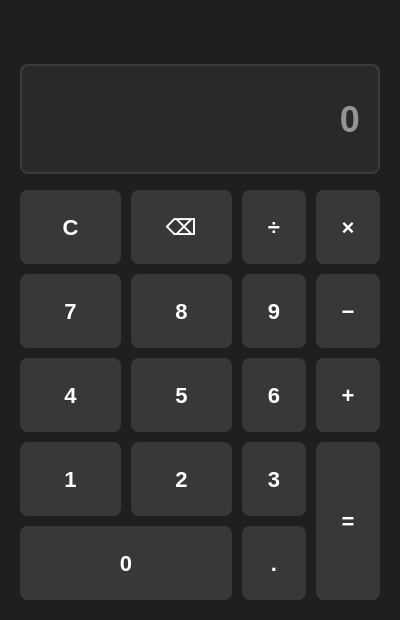
<?xml version="1.0" encoding="UTF-8"?>
<ui version="4.0">
 <class>MainWindow</class>
 <widget class="QMainWindow" name="MainWindow">
  <property name="geometry">
   <rect>
    <x>0</x>
    <y>0</y>
     <width>400</width>
     <height>620</height>
    </rect>
   </property>
   <property name="minimumSize">
    <size>
     <width>380</width>
     <height>560</height>
    </size>
   </property>
   <property name="windowTitle">
    <string>计算器</string>
   </property>
   <property name="styleSheet">
    <string>QMainWindow {
    background-color: #1f1f1f;
}
QWidget#centralwidget {
    background-color: #1f1f1f;
}
QLabel#expressionLabel {
    color: #bdbdbd;
    font-size: 15px;
    padding: 0px 8px 0px 8px;
}
QLineEdit#displayLineEdit {
    min-height: 86px;
    background-color: #292929;
    color: #ffffff;
    border: 2px solid #3b3b3b;
    border-radius: 8px;
    padding: 10px 16px 10px 16px;
    font-size: 36px;
    font-weight: 600;
}
QLineEdit#displayLineEdit[error="true"] {
    color: #ffb4ab;
    border: 2px solid #ffb4ab;
}
QPushButton {
    min-width: 64px;
    min-height: 56px;
    border: none;
    border-radius: 8px;
    background-color: #383838;
    color: #ffffff;
    font-size: 22px;
    font-weight: 500;
}
QPushButton:hover {
    background-color: #454545;
}
QPushButton:pressed {
    background-color: #505050;
}
QPushButton[role="digit"] {
    background-color: #3b3b3b;
    font-size: 23px;
}
QPushButton[role="operator"] {
    background-color: #2f2f2f;
    color: #75d0ff;
    font-size: 24px;
}
QPushButton[role="operator"]:hover {
    background-color: #3b3b3b;
}
QPushButton[role="action"] {
    background-color: #2b2b2b;
    color: #d8d8d8;
    font-size: 18px;
}
QPushButton[role="equals"] {
    background-color: #0f6cbd;
    border: 2px solid #75d0ff;
    color: #ffffff;
    font-size: 28px;
}
QPushButton[role="equals"]:hover {
    background-color: #0d5fa6;
}
QPushButton[role="equals"]:pressed {
    background-color: #0b4f8a;
}</string>
   </property>
   <widget class="QWidget" name="centralwidget">
    <layout class="QVBoxLayout" name="mainVerticalLayout">
     <property name="spacing">
      <number>16</number>
     </property>
     <property name="leftMargin">
      <number>20</number>
     </property>
     <property name="topMargin">
      <number>20</number>
     </property>
     <property name="rightMargin">
      <number>20</number>
     </property>
     <property name="bottomMargin">
      <number>20</number>
     </property>
     <item>
      <widget class="QLabel" name="expressionLabel">
       <property name="minimumSize">
        <size>
         <width>0</width>
         <height>28</height>
        </size>
       </property>
       <property name="text">
        <string/>
       </property>
       <property name="alignment">
        <set>Qt::AlignRight|Qt::AlignVCenter</set>
       </property>
       <property name="textInteractionFlags">
        <set>Qt::NoTextInteraction</set>
       </property>
      </widget>
     </item>
     <item>
      <widget class="QLineEdit" name="displayLineEdit">
       <property name="focusPolicy">
        <enum>Qt::NoFocus</enum>
       </property>
       <property name="maxLength">
        <number>32</number>
       </property>
       <property name="alignment">
        <set>Qt::AlignRight|Qt::AlignTrailing|Qt::AlignVCenter</set>
       </property>
       <property name="readOnly">
        <bool>true</bool>
       </property>
       <property name="placeholderText">
        <string>0</string>
       </property>
      </widget>
     </item>
     <item>
      <layout class="QGridLayout" name="keypadGridLayout">
       <property name="horizontalSpacing">
        <number>10</number>
       </property>
       <property name="verticalSpacing">
        <number>10</number>
       </property>
       <item row="0" column="0">
        <widget class="QPushButton" name="clearButton">
         <property name="sizePolicy">
          <sizepolicy hsizetype="Expanding" vsizetype="Expanding">
           <horstretch>1</horstretch>
           <verstretch>1</verstretch>
          </sizepolicy>
         </property>
         <property name="focusPolicy">
          <enum>Qt::NoFocus</enum>
         </property>
         <property name="toolTip">
          <string>清除 (Esc)</string>
         </property>
         <property name="text">
          <string>C</string>
         </property>
         <property name="role" stdset="0">
          <string>action</string>
         </property>
         <property name="inputToken" stdset="0">
          <string>C</string>
         </property>
        </widget>
       </item>
       <item row="0" column="1">
        <widget class="QPushButton" name="backspaceButton">
         <property name="sizePolicy">
          <sizepolicy hsizetype="Expanding" vsizetype="Expanding">
           <horstretch>1</horstretch>
           <verstretch>1</verstretch>
          </sizepolicy>
         </property>
         <property name="focusPolicy">
          <enum>Qt::NoFocus</enum>
         </property>
         <property name="toolTip">
          <string>退格 (Backspace)</string>
         </property>
         <property name="text">
          <string>⌫</string>
         </property>
         <property name="role" stdset="0">
          <string>action</string>
         </property>
         <property name="inputToken" stdset="0">
          <string>Backspace</string>
         </property>
        </widget>
       </item>
       <item row="0" column="2">
        <widget class="QPushButton" name="divideButton">
         <property name="sizePolicy">
          <sizepolicy hsizetype="Expanding" vsizetype="Expanding">
           <horstretch>1</horstretch>
           <verstretch>1</verstretch>
          </sizepolicy>
         </property>
         <property name="focusPolicy">
          <enum>Qt::NoFocus</enum>
         </property>
         <property name="text">
          <string>÷</string>
         </property>
         <property name="role" stdset="0">
          <string>operator</string>
         </property>
         <property name="inputToken" stdset="0">
          <string>/</string>
         </property>
        </widget>
       </item>
       <item row="0" column="3">
        <widget class="QPushButton" name="multiplyButton">
         <property name="sizePolicy">
          <sizepolicy hsizetype="Expanding" vsizetype="Expanding">
           <horstretch>1</horstretch>
           <verstretch>1</verstretch>
          </sizepolicy>
         </property>
         <property name="focusPolicy">
          <enum>Qt::NoFocus</enum>
         </property>
         <property name="text">
          <string>×</string>
         </property>
         <property name="role" stdset="0">
          <string>operator</string>
         </property>
         <property name="inputToken" stdset="0">
          <string>*</string>
         </property>
        </widget>
       </item>
       <item row="1" column="0">
        <widget class="QPushButton" name="sevenButton">
         <property name="sizePolicy">
          <sizepolicy hsizetype="Expanding" vsizetype="Expanding">
           <horstretch>1</horstretch>
           <verstretch>1</verstretch>
          </sizepolicy>
         </property>
         <property name="focusPolicy">
          <enum>Qt::NoFocus</enum>
         </property>
         <property name="text">
          <string>7</string>
         </property>
         <property name="role" stdset="0">
          <string>digit</string>
         </property>
         <property name="inputToken" stdset="0">
          <string>7</string>
         </property>
        </widget>
       </item>
       <item row="1" column="1">
        <widget class="QPushButton" name="eightButton">
         <property name="sizePolicy">
          <sizepolicy hsizetype="Expanding" vsizetype="Expanding">
           <horstretch>1</horstretch>
           <verstretch>1</verstretch>
          </sizepolicy>
         </property>
         <property name="focusPolicy">
          <enum>Qt::NoFocus</enum>
         </property>
         <property name="text">
          <string>8</string>
         </property>
         <property name="role" stdset="0">
          <string>digit</string>
         </property>
         <property name="inputToken" stdset="0">
          <string>8</string>
         </property>
        </widget>
       </item>
       <item row="1" column="2">
        <widget class="QPushButton" name="nineButton">
         <property name="sizePolicy">
          <sizepolicy hsizetype="Expanding" vsizetype="Expanding">
           <horstretch>1</horstretch>
           <verstretch>1</verstretch>
          </sizepolicy>
         </property>
         <property name="focusPolicy">
          <enum>Qt::NoFocus</enum>
         </property>
         <property name="text">
          <string>9</string>
         </property>
         <property name="role" stdset="0">
          <string>digit</string>
         </property>
         <property name="inputToken" stdset="0">
          <string>9</string>
         </property>
        </widget>
       </item>
       <item row="1" column="3">
        <widget class="QPushButton" name="minusButton">
         <property name="sizePolicy">
          <sizepolicy hsizetype="Expanding" vsizetype="Expanding">
           <horstretch>1</horstretch>
           <verstretch>1</verstretch>
          </sizepolicy>
         </property>
         <property name="focusPolicy">
          <enum>Qt::NoFocus</enum>
         </property>
         <property name="text">
          <string>−</string>
         </property>
         <property name="role" stdset="0">
          <string>operator</string>
         </property>
         <property name="inputToken" stdset="0">
          <string>-</string>
         </property>
        </widget>
       </item>
       <item row="2" column="0">
        <widget class="QPushButton" name="fourButton">
         <property name="sizePolicy">
          <sizepolicy hsizetype="Expanding" vsizetype="Expanding">
           <horstretch>1</horstretch>
           <verstretch>1</verstretch>
          </sizepolicy>
         </property>
         <property name="focusPolicy">
          <enum>Qt::NoFocus</enum>
         </property>
         <property name="text">
          <string>4</string>
         </property>
         <property name="role" stdset="0">
          <string>digit</string>
         </property>
         <property name="inputToken" stdset="0">
          <string>4</string>
         </property>
        </widget>
       </item>
       <item row="2" column="1">
        <widget class="QPushButton" name="fiveButton">
         <property name="sizePolicy">
          <sizepolicy hsizetype="Expanding" vsizetype="Expanding">
           <horstretch>1</horstretch>
           <verstretch>1</verstretch>
          </sizepolicy>
         </property>
         <property name="focusPolicy">
          <enum>Qt::NoFocus</enum>
         </property>
         <property name="text">
          <string>5</string>
         </property>
         <property name="role" stdset="0">
          <string>digit</string>
         </property>
         <property name="inputToken" stdset="0">
          <string>5</string>
         </property>
        </widget>
       </item>
       <item row="2" column="2">
        <widget class="QPushButton" name="sixButton">
         <property name="sizePolicy">
          <sizepolicy hsizetype="Expanding" vsizetype="Expanding">
           <horstretch>1</horstretch>
           <verstretch>1</verstretch>
          </sizepolicy>
         </property>
         <property name="focusPolicy">
          <enum>Qt::NoFocus</enum>
         </property>
         <property name="text">
          <string>6</string>
         </property>
         <property name="role" stdset="0">
          <string>digit</string>
         </property>
         <property name="inputToken" stdset="0">
          <string>6</string>
         </property>
        </widget>
       </item>
       <item row="2" column="3">
        <widget class="QPushButton" name="plusButton">
         <property name="sizePolicy">
          <sizepolicy hsizetype="Expanding" vsizetype="Expanding">
           <horstretch>1</horstretch>
           <verstretch>1</verstretch>
          </sizepolicy>
         </property>
         <property name="focusPolicy">
          <enum>Qt::NoFocus</enum>
         </property>
         <property name="text">
          <string>+</string>
         </property>
         <property name="role" stdset="0">
          <string>operator</string>
         </property>
         <property name="inputToken" stdset="0">
          <string>+</string>
         </property>
        </widget>
       </item>
       <item row="3" column="0">
        <widget class="QPushButton" name="oneButton">
         <property name="sizePolicy">
          <sizepolicy hsizetype="Expanding" vsizetype="Expanding">
           <horstretch>1</horstretch>
           <verstretch>1</verstretch>
          </sizepolicy>
         </property>
         <property name="focusPolicy">
          <enum>Qt::NoFocus</enum>
         </property>
         <property name="text">
          <string>1</string>
         </property>
         <property name="role" stdset="0">
          <string>digit</string>
         </property>
         <property name="inputToken" stdset="0">
          <string>1</string>
         </property>
        </widget>
       </item>
       <item row="3" column="1">
        <widget class="QPushButton" name="twoButton">
         <property name="sizePolicy">
          <sizepolicy hsizetype="Expanding" vsizetype="Expanding">
           <horstretch>1</horstretch>
           <verstretch>1</verstretch>
          </sizepolicy>
         </property>
         <property name="focusPolicy">
          <enum>Qt::NoFocus</enum>
         </property>
         <property name="text">
          <string>2</string>
         </property>
         <property name="role" stdset="0">
          <string>digit</string>
         </property>
         <property name="inputToken" stdset="0">
          <string>2</string>
         </property>
        </widget>
       </item>
       <item row="3" column="2">
        <widget class="QPushButton" name="threeButton">
         <property name="sizePolicy">
          <sizepolicy hsizetype="Expanding" vsizetype="Expanding">
           <horstretch>1</horstretch>
           <verstretch>1</verstretch>
          </sizepolicy>
         </property>
         <property name="focusPolicy">
          <enum>Qt::NoFocus</enum>
         </property>
         <property name="text">
          <string>3</string>
         </property>
         <property name="role" stdset="0">
          <string>digit</string>
         </property>
         <property name="inputToken" stdset="0">
          <string>3</string>
         </property>
        </widget>
       </item>
       <item row="3" column="3" rowspan="2">
        <widget class="QPushButton" name="equalsButton">
         <property name="sizePolicy">
          <sizepolicy hsizetype="Expanding" vsizetype="Expanding">
           <horstretch>1</horstretch>
           <verstretch>1</verstretch>
          </sizepolicy>
         </property>
         <property name="focusPolicy">
          <enum>Qt::NoFocus</enum>
         </property>
         <property name="toolTip">
          <string>计算 (= 或 Enter)</string>
         </property>
         <property name="text">
          <string>=</string>
         </property>
         <property name="role" stdset="0">
          <string>equals</string>
         </property>
         <property name="inputToken" stdset="0">
          <string>=</string>
         </property>
        </widget>
       </item>
       <item row="4" column="0" colspan="2">
        <widget class="QPushButton" name="zeroButton">
         <property name="sizePolicy">
          <sizepolicy hsizetype="Expanding" vsizetype="Expanding">
           <horstretch>2</horstretch>
           <verstretch>1</verstretch>
          </sizepolicy>
         </property>
         <property name="focusPolicy">
          <enum>Qt::NoFocus</enum>
         </property>
         <property name="text">
          <string>0</string>
         </property>
         <property name="role" stdset="0">
          <string>digit</string>
         </property>
         <property name="inputToken" stdset="0">
          <string>0</string>
         </property>
        </widget>
       </item>
       <item row="4" column="2">
        <widget class="QPushButton" name="decimalButton">
         <property name="sizePolicy">
          <sizepolicy hsizetype="Expanding" vsizetype="Expanding">
           <horstretch>1</horstretch>
           <verstretch>1</verstretch>
          </sizepolicy>
         </property>
         <property name="focusPolicy">
          <enum>Qt::NoFocus</enum>
         </property>
         <property name="text">
          <string>.</string>
         </property>
         <property name="role" stdset="0">
          <string>digit</string>
         </property>
         <property name="inputToken" stdset="0">
          <string>.</string>
         </property>
        </widget>
       </item>
      </layout>
     </item>
    </layout>
   </widget>
 </widget>
 <resources/>
 <connections/>
</ui>
